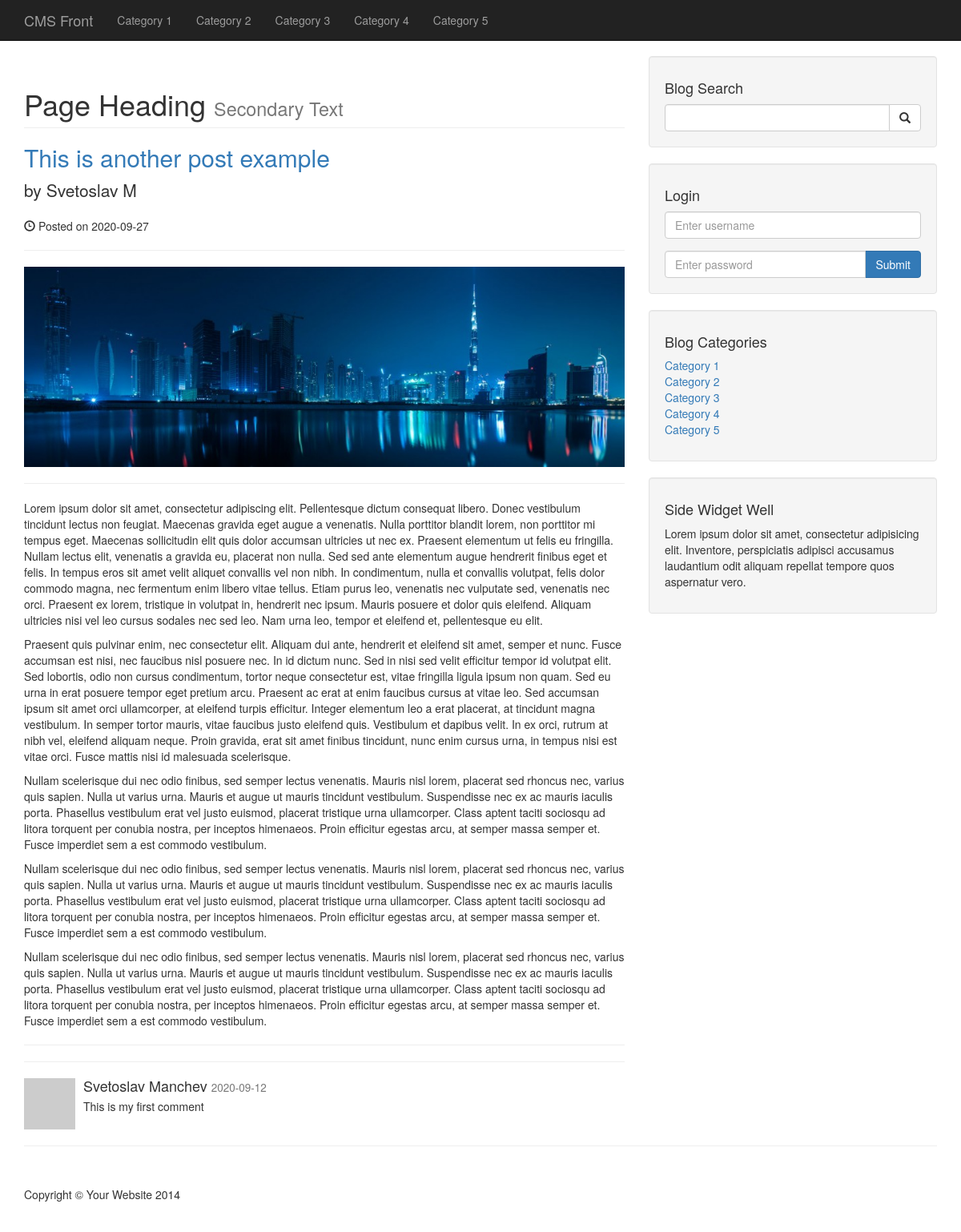
The page /post.php?p_id=2 on the database its author committed.
### tables this page shows
CREATE TABLE `categories` (
  `cat_id` int(3) NOT NULL,
  `cat_title` varchar(255) NOT NULL
);

CREATE TABLE `posts` (
  `post_id` int(11) NOT NULL,
  `post_category_id` int(11) NOT NULL,
  `post_title` varchar(255) NOT NULL,
  `post_author` varchar(255) NOT NULL,
  `post_date` date NOT NULL,
  `post_image` text NOT NULL,
  `post_content` text NOT NULL,
  `post_tags` varchar(255) NOT NULL,
  `post_comment_count` int(11) NOT NULL,
  `post_status` varchar(255) NOT NULL DEFAULT 'Draft'
);

CREATE TABLE `comments` (
  `comment_id` int(3) NOT NULL,
  `comment_post_id` int(3) NOT NULL,
  `comment_author` varchar(255) NOT NULL,
  `comment_email` varchar(255) NOT NULL,
  `comment_content` text NOT NULL,
  `comment_status` varchar(255) NOT NULL,
  `comment_date` date NOT NULL
);

### post.php (the view, shortened to what this page needs)
<?php
include "includes/header.php";
?>
    <?php include "includes/navigation.php"; ?>
    <div class="container">
        <div class="row">
            <div class="col-md-8">
            <?php
            if(isset($_GET['p_id'])){
                $the_post_id = $_GET['p_id'];
            }
            $query = "SELECT * FROM posts WHERE post_id = '$the_post_id'";
            $select_all_posts_query = mysqli_query($connection,$query);
            while($row = mysqli_fetch_assoc($select_all_posts_query)){
                $post_title = $row['post_title'];
                $post_author = $row['post_author'];
                $post_date = $row['post_date'];
                $post_image = $row['post_image'];
                $post_content = $row['post_content'];
                ?>
                <h1 class="page-header">
                    Page Heading
                    <small>Secondary Text</small>
                </h1>
                <h2>
                    <a href="#"><?php echo $post_title; ?></a>
                </h2>
                <p class="lead">
                    by <?php echo $post_author; ?>
                </p>
                <p><span class="glyphicon glyphicon-time"></span> Posted on <?php echo $post_date; ?></p>
                <hr>
                <img class="img-responsive" src="<?php echo "images/".$post_image; ?>" alt="">
                <hr>
                <p><?php echo $post_content; ?></p>
                <hr>
                <?php
            }
            ?>
                <hr>
                <div class="media">
                <?php
                $query = "SELECT * FROM comments WHERE comment_post_id = '$the_post_id'";
                $query .= "AND comment_status = 'approved' ";
                $query .= "ORDER BY comment_id DESC";
                $select_comment_query = mysqli_query($connection, $query);
                while($row = mysqli_fetch_assoc($select_comment_query)){
                    $comment_date = $row['comment_date'];
                    $comment_content = $row['comment_content'];
                    $comment_author = $row['comment_author'];
                }
                if(isset($comment_date) && isset($comment_content) && isset($comment_author)){
                ?>
                    <a class="pull-left" href="#">
                        <img class="media-object" src="http://placehold.it/64x64" alt="">
                    </a>
                    <div class="media-body">
                        <h4 class="media-heading"><?php if(isset($comment_author)){ echo $comment_author;}?>
                            <small><?php if(isset($comment_date)){echo $comment_date;}?></small>
                        </h4>
                        <?php if(isset($comment_content)){echo $comment_content;}?>
                    </div>
                    <?php } ?>
                </div>
            </div>
            <?php include "includes/sidebar.php"; ?>
        </div>
        <hr>
        <?php include "includes/footer.php"; ?>

### includes/navigation.php (shortened to what this page needs)
<?php include "db.php"; ?>
<nav class="navbar navbar-inverse navbar-fixed-top" role="navigation">
        <div class="container">
            <div class="navbar-header">
                <a class="navbar-brand" href="index.php">CMS Front</a>
            </div>
            <div class="collapse navbar-collapse" id="bs-example-navbar-collapse-1">
                <ul class="nav navbar-nav">
                   <?php
                   $query = "SELECT * FROM categories";
                   $select_all_categories_query = mysqli_query($connection,$query);
                   while($row = mysqli_fetch_assoc($select_all_categories_query)){
                       $cat_title = $row['cat_title'];
                       $cat_id = $row['cat_id'];
                       echo "<li><a href='category.php?category=$cat_id'>".$cat_title."</a><li>";
                   }
                   ?>
                </ul>
            </div>
        </div>
    </nav>

### includes/sidebar.php
<div class="col-md-4">
<div class="well">
    <h4>Blog Search</h4>
    <form action="search.php" method="post">
    <div class="input-group">
        <input name="search" type="text" class="form-control">
        <span class="input-group-btn">
            <button name="submit" class="btn btn-default" type="button" type="submit">
                <span class="glyphicon glyphicon-search"></span>
        </button>
        </span>
    </div>
    </form>
</div>
<?php if(!isset($_SESSION['username'])){ ?>
<div class="well">
    <h4>Login</h4>
    <form action="includes/login.php" method="post">
    <div class="form-group">
        <input name="username" type="text" class="form-control" placeholder="Enter username">
    </div>
    <div class="input-group">
        <input name="password" type="password" class="form-control" placeholder="Enter password">
        <span class="input-group-btn">
            <button class="btn btn-primary" name="login" type="submit">Submit</button>
        </span>
    </div>
    </form>
</div>
<?php } ?>
<div class="well">
    <?php
       $query = "SELECT * FROM categories";
       $select_categories_sidebar = mysqli_query($connection,$query);
       ?>
    <h4>Blog Categories</h4>
    <div class="row">
        <div class="col-lg-12">
            <ul class="list-unstyled">
                <?php
            while($row = mysqli_fetch_assoc($select_categories_sidebar)){
                    $cat_title = $row['cat_title'];
                    $cat_id = $row['cat_id'];
                    echo "<li><a href='category.php?category=$cat_id'>".$cat_title."</a><li>";
            }
            ?>
            </ul>
        </div>
    </div>
</div>
<?php include "widget.php"; ?>
</div>

### css/blog-home.css (style rules this page uses)
body { padding-top: 70px; }

### rows shown on the page
categories: cat_title "Category 1"
categories: cat_title "Category 2"
categories: cat_title "Category 3"
categories: cat_title "Category 4"
categories: cat_title "Category 5"
posts: post_title "This is another post example", post_author "Svetoslav M", post_date "2020-09-27", post_image (picture), post_content "Lorem ipsum dolor sit amet, consectetur adipiscing elit. Pellentesque dictum consequat libero. Donec vestibulum tincidunt lectus non feugiat. Maecenas gravida eget augue a venenatis. Nulla porttitor blandit lorem, non porttitor mi tempus eget. Maecenas sollicitudin elit quis dolor accumsan ultricies ut nec ex. Praesent elementum ut felis eu fringilla. Nullam lectus elit, venenatis a gravida eu, placerat non nulla. Sed sed ante elementum augue hendrerit finibus eget et felis. In tempus eros sit amet velit aliquet convallis vel non nibh. In condimentum, nulla et convallis volutpat, felis dolor commodo magna, nec fermentum enim libero vitae tellus. Etiam purus leo, venenatis nec vulputate sed,…"
comments: comment_author "Svetoslav Manchev", comment_date "2020-09-12", comment_content "This is my first comment"
